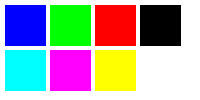
#> input picture gokPrj/image_processing/color_img.png, 200 x 100 px
$ python color_component.py
#> lines starting #> are read from the running program, lines starting #| are printed output that depends on the picture; after the words box and inside, x2 and y2 are one past the last pixel; in counts of white or black regions, pixels touching at a corner belong together
#> further down, img is the input picture: shape (100, 200, 3); mean B, G, R 169.3, 169.3, 169.3
### gokPrj/image_processing/utilities.py
import cv2 as cv
import matplotlib.pyplot as plt

def show_in_matplotlib(imgBGR, figsize=(6,8), title=None):

#> called with figsize = (6, 8), title = 'original'
    imgRGB = cv.cvtColor(imgBGR, cv.COLOR_BGR2RGB)
    # imgRGB = toRGB(img)
    plt.figure(figsize=figsize)

    plt.imshow(imgRGB)
    plt.title(title)
    plt.show()

### gokPrj/image_processing/color_component.py
import cv2 as cv
from utilities import show_in_matplotlib


def get_channel(img, channel):
#> called with channel = 1
    b = img[:, :, channel]
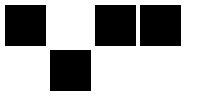
#> b: shape (100, 200); 66.4% white; 4 black regions, box (x1, y1, x2, y2) and area: (5, 5, 46, 46) 1681, (95, 5, 136, 46) 1681, (140, 5, 181, 46) 1681, (50, 50, 91, 91) 1681
    # g = img[:,:,1]
    # r = img[:,:,2]
    return b


def remove_channel(img, channel):
#> called with channel = 1
    imgCopy = img.copy()
    imgCopy[:, :, channel] = 0
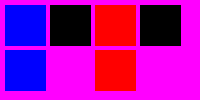
#> imgCopy: shape (100, 200, 3); mean B, G, R 169.3, 0, 169.3

    return imgCopy


def remove_channel_v0(img, channel):
    b = img[:, :, 0]
    g = img[:, :, 1]
    r = img[:, :, 2]

    if channel == 0:
        b[:] = 0
    elif channel == 1:
        g[:] = 0
    else:
        r[:] = 0

    img_merged = cv.merge((b, g, r))

    return img_merged


if __name__ == "__main__":
    import cv2 as cv

    img = cv.imread('color_img.png')
    show_in_matplotlib(img, title='original')

    ch = 1
    b = get_channel(img, ch)
    show_in_matplotlib(b, title=f"Channel {ch} only")

    img_merged = remove_channel(img, ch)
    show_in_matplotlib(img_merged, title=f"Channel {ch} removed")
